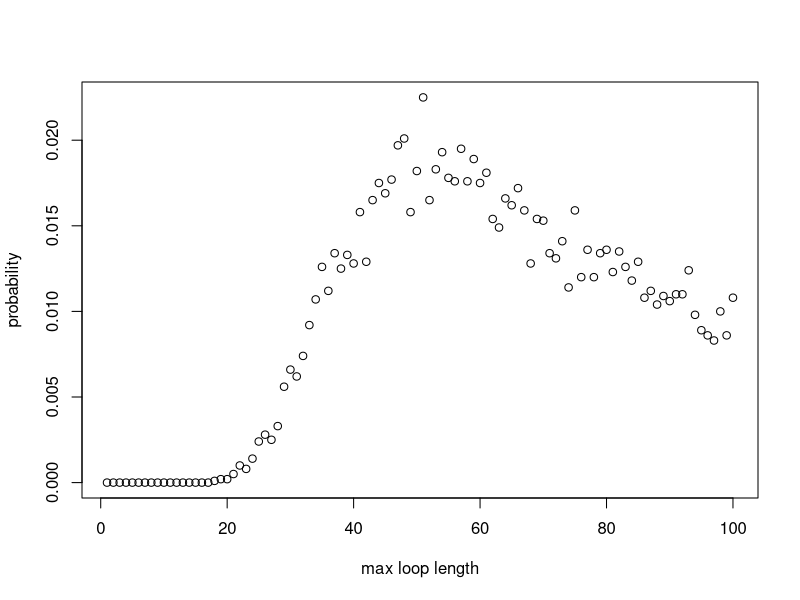

Here is the R script that generated this plot:
#### Team Members

#### address of github repo


#### Contributions

#### Overview / summary

# Consider a case of 2n prisoners, each with a unique prisoner number ranging from 1 to 2n. 
# There is a room with 2n boxes, each with a unique number between 1 and 2n painted on its lid. 
# In each box, there is one card with a unique number between 1 and 2n. 
# The prisoners have n chances to open boxes to find their number. 
# Communication is allowable among those prisoners and the room will be returned 
# to its original state after each prisoner’s go. 

# Firstly, we will show 3 strategies for the prisoners, create a Pone function to estimate 
# the probability of a single prisoner successfully finding their number, use a Pall function to 
# calculate the probability of all the prisoners finding their numbers. 
# Based on the results of the individual and joint success probabilities using different strategies, 
# we will give some comments about which strategy has the highest success probabilities for 
# both individuals and all. 

# The following code uses stochastic simulation to explore the prisoner problem. 

## There are 2n cards each printed with a unique number from 1 to 2n.
## The 2n cards are randomly placed one in each of 2n boxes
## Use sample function to give a random order of card numbers
#cards_num <- sample(1:(2*n), 2*n, replace=FALSE)


## Prisoner k uses Strategy 1 to find their number
## Each prisoner with their number 'p' starts at the p-th box whose number on the card is k
## If k is not equal to p, then the prisoner goes to box number k and open it
## The process will be repeated until they have either found the card with number p or opened n boxes without finding it

##problem: whether necessarily needs to put n /cards_num as inputs?

Strategy1 <- function(n,k,cards_num) {
  #create an empty vector to store card numbers that have been read
  cards_picked <- rep(0, n) # the prisoner can read at most n cards
  cards_picked[1] <- cards_num[k] # start at the box with his number on it
  #for each of the remaining steps, firstly check whether he has found its number
  #if so, he will stop; if not, he will continue to read cards
  for (b in 2:n) {
    if (cards_picked[b-1] == k) {#if the prisoner k has found his number
      return(TRUE)
      break#stop here and the prisoner will not open other boxes
    } else {#otherwise prisoner will open the box with number k
      cards_picked[b] <- cards_num[cards_picked[b-1]]
    }
  }
  #check whether he finds his number in the final step
  if (cards_picked[n] != k) { #if the final number is not his number
    return(FALSE)
  } else {#if the final number is equal to his number
    return(TRUE)
  }
}

## Strategy 2

Strategy2 <- function(n,k,cards_num) {
  #create an empty vector to store card numbers that have been read
  cards_picked <- rep(0, n) # the prisoner can read at most n cards
  cards_picked[1] <- sample(cards_num,1)# start at a randomly selected box 
  #for each of the remaining steps, firstly check whether he has found its number
  #if so, he will stop; if not, he will continue to read cards
  for (b in 2:n) {
    if (cards_picked[b-1] == k) {#if the prisoner k has found his number
      return(TRUE)
      break#stop here and the prisoner will not open other boxes
    } else {#otherwise prisoner will open the box with number k
      cards_picked[b] <- cards_num[cards_picked[b-1]]
    }
  }
  #check whether he finds his number in the final step
  if (cards_picked[n] != k) { #if the final number is not his number
    return(FALSE)
  } else {#if the final number is equal to his number
    return(TRUE)
  }
}

## Strategy 3, selecting n boxes randomly to open. We use sample to get these numbers.

Strategy3 <- function(n,k,cards_num){ # Begin function, using n,k,cards_num parameters to work with Pone and Pall
  cards_picked <- sample(cards_num,n) # Randomly select n boxes from cards_num to open
  if (k %in% cards_num[cards_picked]){ # Check if prisoner number is in any of the boxes selected
    return(TRUE) 
    #cat("The prisoner found their card in box ", match(x,boxes[select_box])) # Uncomment this if running Strategy3 standalone for a success message
  } else { # If prisoner number not in any of the n boxes
    return(FALSE)
    #print("The prisoner did not find their card.") # Uncomment this for a failure message.
  }
} # End function

## Write a function 'Pone' to estimate the probability of a prisoner successfully finding their number

Pone <- function(n,k,strategy,nreps) {
  # create an empty vector to store whether the prisoner k has found his number in each simulation
  success <- rep(0, nreps)
  for (i in 1:nreps) {
    #simulate the order of card numbers
    cards_num <- sample(1:(2*n), 2*n, replace=FALSE)
    success[i] <- strategy(n,k,cards_num)
  }
  #return(success)
  #use 'sum' to count the number of successes or TRUE values
  #show the success probability
  return(sum(success)/nreps)
}

## Create a function Pall - version with 'nreps'

Pall <- function(n,strategy,nreps) {
  #create a vector to record the result of each simulation with default values of 1s
  num_success <- rep(1,nreps)
  for (i in 1:nreps) {#for each simulation
    #generate a random order of card numbers
    cards_num <- sample(1:(2*n), 2*n, replace=FALSE)
    #use the strategies to calculate whether each prisoner can find their correct number within n times
    for (k in 1:(2*n)) {
      result <- strategy(n,k,cards_num) # save the result of strategy for the k-th prisoner
      num_success[i] <- num_success[i] * result # if result is 1 keep 1 in the vector. If 0 change to 0.
      if (result == 0){ # stop if any prisoner does not escape
        break
      }
    }
  }
  return(sum(num_success)/nreps)
}

###pone takes args: n,k,strategy,nreps
###individual probs

Pone(5,5,Strategy1,10000)
Pone(50,50,Strategy1,10000)
#one prisoner & strategy 1: prob success ~ 50%

Pone(5,5,Strategy2,10000)
Pone(50,50,Strategy2,10000)
#one prisoner & strategy 2: prob success ~40% (n=5) ~37% (n>50)

Pone(5,5,Strategy3,10000)
Pone(50,50,Strategy3,10000)
#one prisoner & strategy 3: prob success ~50% 


#pall takes args: n,strategy,nreps
#joint probs 

Pall(5,Strategy1,10000)
Pall(50,Strategy1,10000)
#10 prisoners & strategy 1: prob success ~35%
#100 prisoners & strategy 1: prob success ~30%

Pall(5,Strategy2,10000)
Pall(50,Strategy2,10000)
#10 prisoners & strategy 2: prob success ~0.01%
#100 prisoners & strategy 2: prob success ~0% (smaller than precision)

Pall(5,Strategy3,10000)
Pall(50,Strategy3,10000)
#10 prisoners & strategy 3: prob success ~1%
#100 prisoners & strategy 3: prob success ~0% (smaller than precision)


#
#
# Add some commentary about the funky results ;)
#
#


#calculate the probability of loop lengths 
dloop <- function(n, nreps) {
  each_loop_lengths <- c() #list to store the loop lengths generated by all simulations
  max_loop_lengths <- c()
  
  for (i in 1:nreps){ 
    #simulate the boxes nreps times 
    boxes <- sample(1 : (2*n), 2*n , replace=FALSE) 
    unopened_boxes <- 1:(2*n)
    
    #store the unique loop lengths generated from each simulation 
    new_loop_lengths <- c()
    
    #scan for loops, (while more than 2 boxes are still closed, indexing breaks down for smaller loops)
    while (length(unopened_boxes) > 2 ){
      #pick the smallest number unopened box and store the value of the card inside 
      cards_picked <- boxes[unopened_boxes[1]]
      
      #pick your next box according to your last card and scan each closed loop
      for (b in 2:length(unopened_boxes)){ #max loop length is the number of closed boxes
        cards_picked <- c(cards_picked, boxes[cards_picked[b-1]])
      }#end for 
      
      #add your new loop length to your list
      new_loop_lengths <- c(new_loop_lengths, length(unique(cards_picked))) 
      
      #remove the boxes opened 
      unopened_boxes <- setdiff(unopened_boxes,unique(cards_picked))
    } #end while 
    
    
    each_loop_lengths <- c(each_loop_lengths, unique(new_loop_lengths))
    max_loop_lengths <- c(max_loop_lengths, max(new_loop_lengths))
    
    
  } #end for 
  
  #probability vector for the occurrence of each maximum loop length 
  prob_vec_ymax <- tabulate(max_loop_lengths)/nreps
  x_axis <- 1:length(prob_vec_ymax)
  #prints a plot for probailities of maximum loop lengths
  plot(x_axis, prob_vec_ymax, xlab = "max loop length", ylab = "probability")
  
  #find the probability of max loop length is less than n
  prob_less_n_loop = sum(prob_vec_ymax[1:n])
  cat("\n","prob your max loop has a length less than n",   prob_less_n_loop, "\n")
  
  
  #probability vector for the occurrence of each type of loop length 
  prob_vec_y <- tabulate(each_loop_lengths)/nreps
  cat("your probability vector for producing at least one loop of length i: \n", prob_vec_y)
  return(prob_vec_y)
}#end function
VAR_1 <- dloop(50, 10000)
